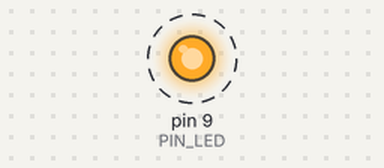
Bench run of a sketch on a simulated Arduino Uno, built with avr-gcc and run on an emulated ATmega328P. Shown: output pins drawn as LEDs (lit = HIGH). Dashed ring = blinking.

Above: at 0.2 s.
Timing chart, 0 to 3.0 s (numbered marks = the images above):
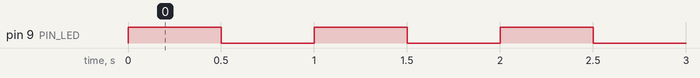

The sketch:

U1-P02-encender-led.ino
```cpp
/* ============================================================
   MANUAL EDUCATIVO DE SISTEMAS EMBEBIDOS
   Unidad 1 - Arduino Uno R3
   PRACTICA U1-P02 - Encender un LED
   ------------------------------------------------------------
   Objetivo:  controlar una salida digital y comprender el uso
              de la resistencia limitadora.
   Materiales: placa, protoboard, LED de 5 mm, resistencia de
              220 ohm y dos cables.
   Montaje:   anodo (terminal largo) -> resistencia -> pin 9
              catodo (terminal corto) -> GND
   ------------------------------------------------------------
   Autor: Francisco J. Agurto
   ============================================================ */

// ---- Constantes de configuracion ---------------------------
const byte          PIN_LED      = 9;     // usar LED_BUILTIN para probar sin cablear
const unsigned long T_ENCENDIDO  = 500;   // milisegundos en nivel alto
const unsigned long T_APAGADO    = 500;   // milisegundos en nivel bajo

// ============================================================
//  CONFIGURACION
// ============================================================
void setup() {
  // Sin esta declaracion el pin no se comporta como salida.
  pinMode(PIN_LED, OUTPUT);
}

// ============================================================
//  CICLO PRINCIPAL
// ============================================================
void loop() {
  digitalWrite(PIN_LED, HIGH);   // pin a 5 V  -> LED encendido
  delay(T_ENCENDIDO);            // el programa queda DETENIDO aqui

  digitalWrite(PIN_LED, LOW);    // pin a 0 V  -> LED apagado
  delay(T_APAGADO);
}

/* ------------------------------------------------------------
   VARIACIONES SUGERIDAS

   A) Parpadeo imperceptible: bajar los tiempos a 10 ms y luego
      a 2 ms. A partir de cierta frecuencia el ojo integra los
      pulsos y solo se percibe un LED mas tenue.

   B) Dos LED alternados: agregar un segundo LED en el pin 10
      y encender uno mientras el otro se apaga.

   C) Variar el brillo con PWM (el pin 9 lo admite):

        for (int v = 0; v <= 255; v++) { analogWrite(PIN_LED, v); delay(8); }
        for (int v = 255; v >= 0; v--) { analogWrite(PIN_LED, v); delay(8); }

   PARA PENSAR
   Con R = 220 ohm y un LED rojo de 2 V de caida alimentado
   desde un pin de 5 V:  I = (5 - 2) / 220 = 13,6 mA aprox.
   Que porcentaje representa del maximo recomendado de 20 mA?
   ------------------------------------------------------------ */
```

Measured:
- by itself, pin 9 (PIN_LED): alternates HIGH for 0.50 s and LOW for 0.50 s
